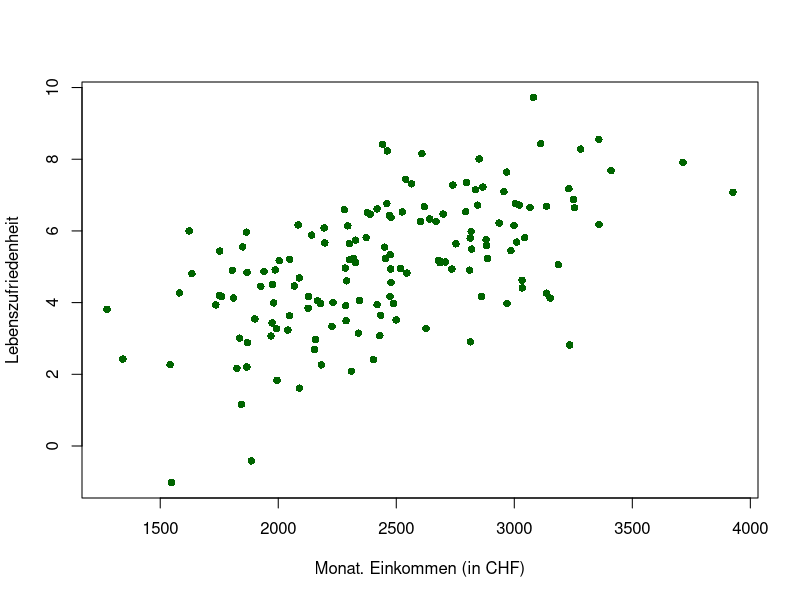

R code for this plot:
## ---- chunk 1
#| echo: false
set.seed(2025)
sample_size <- 150
einkommen <- rnorm(sample_size, mean = 2500, sd = 500)

lowerAsy <- 1
upperAsy <- 7
slope = 0.3

x_scaled <- (einkommen - min(einkommen))/sd(einkommen)

zufriedenheit <- upperAsy - (upperAsy-lowerAsy) * exp(-slope * x_scaled) + rnorm(sample_size, sd = 1.5) + 1

plot(einkommen, zufriedenheit, col = "darkgreen", pch = 16,
     xlab = "Monat. Einkommen (in CHF)", ylab = "Lebenszufriedenheit")
## ---- chunk 2
#| echo: false
cor.test(einkommen, zufriedenheit)
